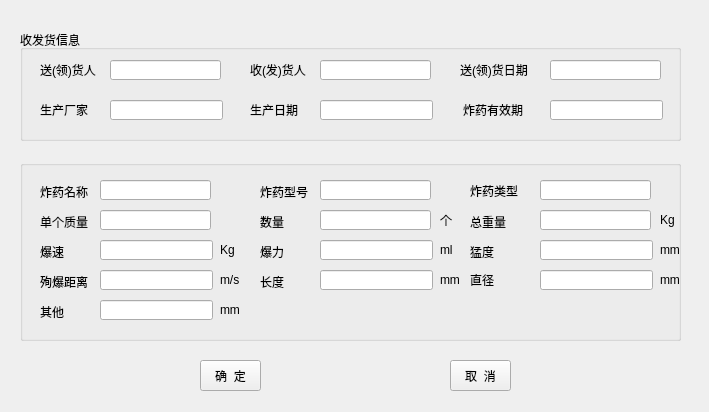
<?xml version="1.0" encoding="UTF-8"?>
<ui version="4.0">
 <class>explosiveInventoryDocumentsForm</class>
 <widget class="QWidget" name="explosiveInventoryDocumentsForm">
  <property name="geometry">
   <rect>
    <x>0</x>
    <y>0</y>
    <width>709</width>
    <height>412</height>
   </rect>
  </property>
  <property name="minimumSize">
   <size>
    <width>709</width>
    <height>412</height>
   </size>
  </property>
  <property name="maximumSize">
   <size>
    <width>709</width>
    <height>412</height>
   </size>
  </property>
  <property name="windowTitle">
   <string>炸药库存取单据</string>
  </property>
  <widget class="QGroupBox" name="groupBox">
   <property name="geometry">
    <rect>
     <x>20</x>
     <y>30</y>
     <width>661</width>
     <height>111</height>
    </rect>
   </property>
   <property name="title">
    <string>收发货信息</string>
   </property>
   <widget class="QLabel" name="label_2">
    <property name="geometry">
     <rect>
      <x>20</x>
      <y>30</y>
      <width>61</width>
      <height>20</height>
     </rect>
    </property>
    <property name="text">
     <string>送(领)货人</string>
    </property>
   </widget>
   <widget class="QLabel" name="label_3">
    <property name="geometry">
     <rect>
      <x>20</x>
      <y>70</y>
      <width>54</width>
      <height>20</height>
     </rect>
    </property>
    <property name="text">
     <string>生产厂家</string>
    </property>
   </widget>
   <widget class="QLabel" name="label_8">
    <property name="geometry">
     <rect>
      <x>230</x>
      <y>30</y>
      <width>61</width>
      <height>20</height>
     </rect>
    </property>
    <property name="text">
     <string>收(发)货人</string>
    </property>
   </widget>
   <widget class="QLabel" name="label_12">
    <property name="geometry">
     <rect>
      <x>230</x>
      <y>70</y>
      <width>54</width>
      <height>20</height>
     </rect>
    </property>
    <property name="text">
     <string>生产日期</string>
    </property>
   </widget>
   <widget class="QLabel" name="label_14">
    <property name="geometry">
     <rect>
      <x>440</x>
      <y>30</y>
      <width>81</width>
      <height>20</height>
     </rect>
    </property>
    <property name="text">
     <string>送(领)货日期</string>
    </property>
   </widget>
   <widget class="QLabel" name="label_18">
    <property name="geometry">
     <rect>
      <x>443</x>
      <y>70</y>
      <width>71</width>
      <height>20</height>
     </rect>
    </property>
    <property name="text">
     <string>炸药有效期</string>
    </property>
   </widget>
   <widget class="QLineEdit" name="lineEdit_2">
    <property name="geometry">
     <rect>
      <x>90</x>
      <y>30</y>
      <width>111</width>
      <height>20</height>
     </rect>
    </property>
   </widget>
   <widget class="QLineEdit" name="lineEdit_3">
    <property name="geometry">
     <rect>
      <x>90</x>
      <y>70</y>
      <width>113</width>
      <height>20</height>
     </rect>
    </property>
   </widget>
   <widget class="QLineEdit" name="lineEdit_7">
    <property name="geometry">
     <rect>
      <x>300</x>
      <y>30</y>
      <width>111</width>
      <height>20</height>
     </rect>
    </property>
   </widget>
   <widget class="QLineEdit" name="lineEdit_9">
    <property name="geometry">
     <rect>
      <x>300</x>
      <y>70</y>
      <width>113</width>
      <height>20</height>
     </rect>
    </property>
   </widget>
   <widget class="QLineEdit" name="lineEdit_12">
    <property name="geometry">
     <rect>
      <x>530</x>
      <y>30</y>
      <width>111</width>
      <height>20</height>
     </rect>
    </property>
   </widget>
   <widget class="QLineEdit" name="lineEdit_14">
    <property name="geometry">
     <rect>
      <x>530</x>
      <y>70</y>
      <width>113</width>
      <height>20</height>
     </rect>
    </property>
   </widget>
  </widget>
  <widget class="QGroupBox" name="groupBox_2">
   <property name="geometry">
    <rect>
     <x>20</x>
     <y>160</y>
     <width>661</width>
     <height>181</height>
    </rect>
   </property>
   <property name="title">
    <string/>
   </property>
   <widget class="QLabel" name="label_17">
    <property name="geometry">
     <rect>
      <x>20</x>
      <y>21</y>
      <width>54</width>
      <height>21</height>
     </rect>
    </property>
    <property name="text">
     <string>炸药名称</string>
    </property>
   </widget>
   <widget class="QLabel" name="label_19">
    <property name="geometry">
     <rect>
      <x>20</x>
      <y>52</y>
      <width>54</width>
      <height>20</height>
     </rect>
    </property>
    <property name="text">
     <string>单个质量</string>
    </property>
   </widget>
   <widget class="QLabel" name="label_20">
    <property name="geometry">
     <rect>
      <x>20</x>
      <y>82</y>
      <width>54</width>
      <height>20</height>
     </rect>
    </property>
    <property name="text">
     <string>爆速</string>
    </property>
   </widget>
   <widget class="QLabel" name="label_21">
    <property name="geometry">
     <rect>
      <x>20</x>
      <y>112</y>
      <width>54</width>
      <height>20</height>
     </rect>
    </property>
    <property name="text">
     <string>殉爆距离</string>
    </property>
   </widget>
   <widget class="QLabel" name="label_22">
    <property name="geometry">
     <rect>
      <x>20</x>
      <y>142</y>
      <width>54</width>
      <height>20</height>
     </rect>
    </property>
    <property name="text">
     <string>其他</string>
    </property>
   </widget>
   <widget class="QLabel" name="label_25">
    <property name="geometry">
     <rect>
      <x>240</x>
      <y>52</y>
      <width>54</width>
      <height>20</height>
     </rect>
    </property>
    <property name="text">
     <string>数量</string>
    </property>
   </widget>
   <widget class="QLabel" name="label_26">
    <property name="geometry">
     <rect>
      <x>240</x>
      <y>22</y>
      <width>54</width>
      <height>20</height>
     </rect>
    </property>
    <property name="text">
     <string>炸药型号</string>
    </property>
   </widget>
   <widget class="QLabel" name="label_28">
    <property name="geometry">
     <rect>
      <x>240</x>
      <y>112</y>
      <width>54</width>
      <height>20</height>
     </rect>
    </property>
    <property name="text">
     <string>长度</string>
    </property>
   </widget>
   <widget class="QLabel" name="label_29">
    <property name="geometry">
     <rect>
      <x>240</x>
      <y>82</y>
      <width>54</width>
      <height>20</height>
     </rect>
    </property>
    <property name="text">
     <string>爆力</string>
    </property>
   </widget>
   <widget class="QLabel" name="label_31">
    <property name="geometry">
     <rect>
      <x>450</x>
      <y>52</y>
      <width>54</width>
      <height>20</height>
     </rect>
    </property>
    <property name="text">
     <string>总重量</string>
    </property>
   </widget>
   <widget class="QLabel" name="label_32">
    <property name="geometry">
     <rect>
      <x>450</x>
      <y>15</y>
      <width>71</width>
      <height>31</height>
     </rect>
    </property>
    <property name="text">
     <string>炸药类型</string>
    </property>
   </widget>
   <widget class="QLabel" name="label_33">
    <property name="geometry">
     <rect>
      <x>450</x>
      <y>110</y>
      <width>54</width>
      <height>20</height>
     </rect>
    </property>
    <property name="text">
     <string>直径</string>
    </property>
   </widget>
   <widget class="QLabel" name="label_34">
    <property name="geometry">
     <rect>
      <x>450</x>
      <y>82</y>
      <width>54</width>
      <height>20</height>
     </rect>
    </property>
    <property name="text">
     <string>猛度</string>
    </property>
   </widget>
   <widget class="QLineEdit" name="lineEdit_13">
    <property name="geometry">
     <rect>
      <x>80</x>
      <y>50</y>
      <width>111</width>
      <height>20</height>
     </rect>
    </property>
   </widget>
   <widget class="QLineEdit" name="lineEdit_19">
    <property name="geometry">
     <rect>
      <x>80</x>
      <y>80</y>
      <width>113</width>
      <height>20</height>
     </rect>
    </property>
   </widget>
   <widget class="QLineEdit" name="lineEdit_20">
    <property name="geometry">
     <rect>
      <x>80</x>
      <y>110</y>
      <width>113</width>
      <height>20</height>
     </rect>
    </property>
   </widget>
   <widget class="QLineEdit" name="lineEdit_21">
    <property name="geometry">
     <rect>
      <x>80</x>
      <y>140</y>
      <width>113</width>
      <height>20</height>
     </rect>
    </property>
   </widget>
   <widget class="QLineEdit" name="lineEdit_23">
    <property name="geometry">
     <rect>
      <x>300</x>
      <y>50</y>
      <width>111</width>
      <height>20</height>
     </rect>
    </property>
   </widget>
   <widget class="QLineEdit" name="lineEdit_24">
    <property name="geometry">
     <rect>
      <x>300</x>
      <y>110</y>
      <width>113</width>
      <height>20</height>
     </rect>
    </property>
   </widget>
   <widget class="QLineEdit" name="lineEdit_25">
    <property name="geometry">
     <rect>
      <x>300</x>
      <y>80</y>
      <width>113</width>
      <height>20</height>
     </rect>
    </property>
   </widget>
   <widget class="QLineEdit" name="lineEdit_28">
    <property name="geometry">
     <rect>
      <x>520</x>
      <y>50</y>
      <width>111</width>
      <height>20</height>
     </rect>
    </property>
   </widget>
   <widget class="QLineEdit" name="lineEdit_29">
    <property name="geometry">
     <rect>
      <x>520</x>
      <y>80</y>
      <width>113</width>
      <height>20</height>
     </rect>
    </property>
   </widget>
   <widget class="QLineEdit" name="lineEdit_30">
    <property name="geometry">
     <rect>
      <x>520</x>
      <y>110</y>
      <width>113</width>
      <height>20</height>
     </rect>
    </property>
   </widget>
   <widget class="QLineEdit" name="lineEdit_32">
    <property name="geometry">
     <rect>
      <x>300</x>
      <y>20</y>
      <width>111</width>
      <height>20</height>
     </rect>
    </property>
   </widget>
   <widget class="QLineEdit" name="lineEdit_33">
    <property name="geometry">
     <rect>
      <x>520</x>
      <y>20</y>
      <width>111</width>
      <height>20</height>
     </rect>
    </property>
   </widget>
   <widget class="QLineEdit" name="lineEdit_15">
    <property name="geometry">
     <rect>
      <x>80</x>
      <y>20</y>
      <width>111</width>
      <height>20</height>
     </rect>
    </property>
   </widget>
   <widget class="QLabel" name="label_23">
    <property name="geometry">
     <rect>
      <x>200</x>
      <y>80</y>
      <width>41</width>
      <height>20</height>
     </rect>
    </property>
    <property name="text">
     <string>Kg</string>
    </property>
   </widget>
   <widget class="QLabel" name="label_24">
    <property name="geometry">
     <rect>
      <x>200</x>
      <y>110</y>
      <width>41</width>
      <height>20</height>
     </rect>
    </property>
    <property name="text">
     <string>m/s</string>
    </property>
   </widget>
   <widget class="QLabel" name="label_30">
    <property name="geometry">
     <rect>
      <x>200</x>
      <y>140</y>
      <width>41</width>
      <height>20</height>
     </rect>
    </property>
    <property name="text">
     <string>mm</string>
    </property>
   </widget>
   <widget class="QLabel" name="label_39">
    <property name="geometry">
     <rect>
      <x>420</x>
      <y>50</y>
      <width>41</width>
      <height>20</height>
     </rect>
    </property>
    <property name="text">
     <string>个</string>
    </property>
   </widget>
   <widget class="QLabel" name="label_37">
    <property name="geometry">
     <rect>
      <x>420</x>
      <y>110</y>
      <width>41</width>
      <height>20</height>
     </rect>
    </property>
    <property name="text">
     <string>mm</string>
    </property>
   </widget>
   <widget class="QLabel" name="label_38">
    <property name="geometry">
     <rect>
      <x>420</x>
      <y>80</y>
      <width>41</width>
      <height>20</height>
     </rect>
    </property>
    <property name="text">
     <string>ml</string>
    </property>
   </widget>
  </widget>
  <widget class="QLabel" name="label_36">
   <property name="geometry">
    <rect>
     <x>660</x>
     <y>210</y>
     <width>41</width>
     <height>20</height>
    </rect>
   </property>
   <property name="text">
    <string>Kg</string>
   </property>
  </widget>
  <widget class="QLabel" name="label_27">
   <property name="geometry">
    <rect>
     <x>660</x>
     <y>240</y>
     <width>41</width>
     <height>20</height>
    </rect>
   </property>
   <property name="text">
    <string>mm</string>
   </property>
  </widget>
  <widget class="QLabel" name="label_35">
   <property name="geometry">
    <rect>
     <x>660</x>
     <y>270</y>
     <width>41</width>
     <height>20</height>
    </rect>
   </property>
   <property name="text">
    <string>mm</string>
   </property>
  </widget>
  <widget class="QPushButton" name="pushButton">
   <property name="geometry">
    <rect>
     <x>200</x>
     <y>360</y>
     <width>61</width>
     <height>31</height>
    </rect>
   </property>
   <property name="text">
    <string>确  定</string>
   </property>
  </widget>
  <widget class="QPushButton" name="pushButton_2">
   <property name="geometry">
    <rect>
     <x>450</x>
     <y>360</y>
     <width>61</width>
     <height>31</height>
    </rect>
   </property>
   <property name="text">
    <string>取  消</string>
   </property>
  </widget>
 </widget>
 <resources/>
 <connections/>
</ui>
